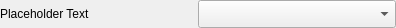
<?xml version="1.0" encoding="UTF-8"?>
<ui version="4.0">
 <class>ComboBoxWidget</class>
 <widget class="QWidget" name="ComboBoxWidget">
  <property name="geometry">
   <rect>
    <x>0</x>
    <y>0</y>
    <width>396</width>
    <height>28</height>
   </rect>
  </property>
  <property name="sizePolicy">
   <sizepolicy hsizetype="Preferred" vsizetype="Preferred">
    <horstretch>0</horstretch>
    <verstretch>0</verstretch>
   </sizepolicy>
  </property>
  <property name="minimumSize">
   <size>
    <width>0</width>
    <height>28</height>
   </size>
  </property>
  <property name="windowTitle">
   <string>Form</string>
  </property>
  <layout class="QHBoxLayout" name="horizontalLayout">
   <property name="spacing">
    <number>0</number>
   </property>
   <property name="leftMargin">
    <number>0</number>
   </property>
   <property name="topMargin">
    <number>0</number>
   </property>
   <property name="rightMargin">
    <number>0</number>
   </property>
   <property name="bottomMargin">
    <number>0</number>
   </property>
   <item>
    <widget class="QLabel" name="label">
     <property name="enabled">
      <bool>true</bool>
     </property>
     <property name="sizePolicy">
      <sizepolicy hsizetype="Preferred" vsizetype="Preferred">
       <horstretch>1</horstretch>
       <verstretch>0</verstretch>
      </sizepolicy>
     </property>
     <property name="minimumSize">
      <size>
       <width>0</width>
       <height>0</height>
      </size>
     </property>
     <property name="maximumSize">
      <size>
       <width>16777215</width>
       <height>16777215</height>
      </size>
     </property>
     <property name="text">
      <string>Placeholder Text</string>
     </property>
     <property name="alignment">
      <set>Qt::AlignLeading|Qt::AlignLeft|Qt::AlignVCenter</set>
     </property>
     <property name="margin">
      <number>0</number>
     </property>
    </widget>
   </item>
   <item>
    <widget class="QComboBox" name="comboBox">
     <property name="enabled">
      <bool>true</bool>
     </property>
     <property name="sizePolicy">
      <sizepolicy hsizetype="Preferred" vsizetype="Preferred">
       <horstretch>1</horstretch>
       <verstretch>0</verstretch>
      </sizepolicy>
     </property>
     <property name="minimumSize">
      <size>
       <width>0</width>
       <height>0</height>
      </size>
     </property>
     <property name="currentText">
      <string/>
     </property>
    </widget>
   </item>
  </layout>
 </widget>
 <resources/>
 <connections/>
</ui>
